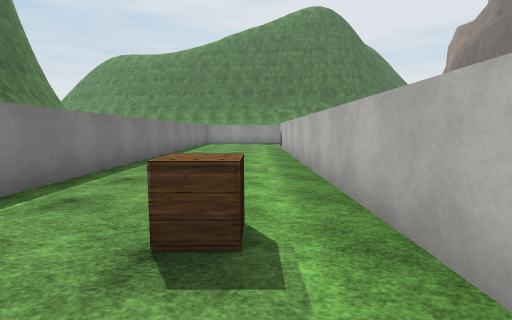
[1] (above)

24 first-person views from a walk through a 3-D level made in the Unity game engine. The camera is 1.4 m above the floor, tilts 6° down and sees 85° across. The floor is counted in squares, 2 m on a side. Each view is taken from the middle of a square. On the plan, view 1 faces up. The plan holds only what a view shows up to about 9 squares ahead; the rest is blank. The place goes on beyond the plan. The player is left out. Some surface patterns are stand-ins.

[2]
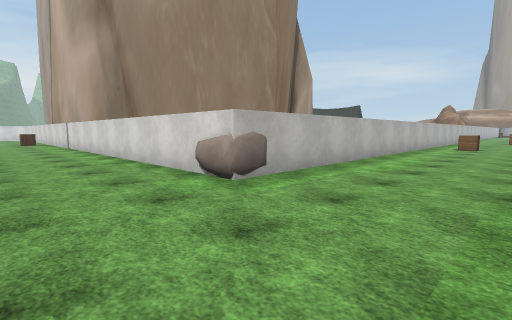

[3]
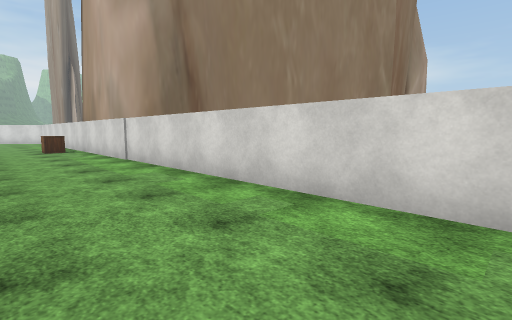

[4]
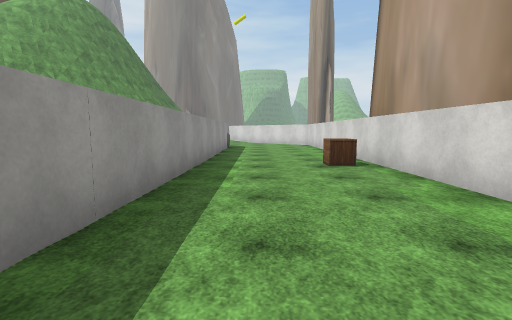

[5]
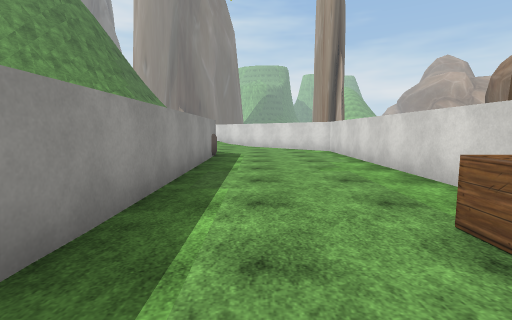

[6]
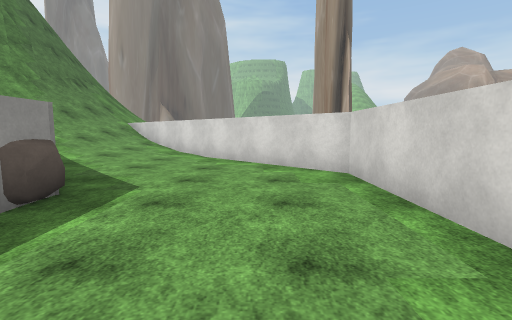

[7]
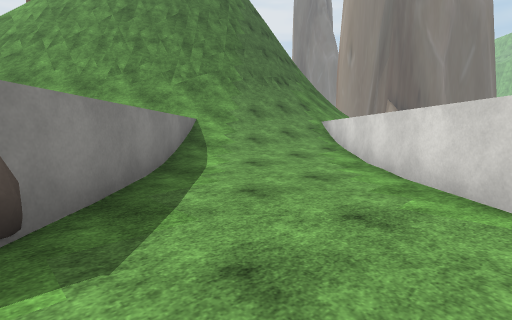

[8]
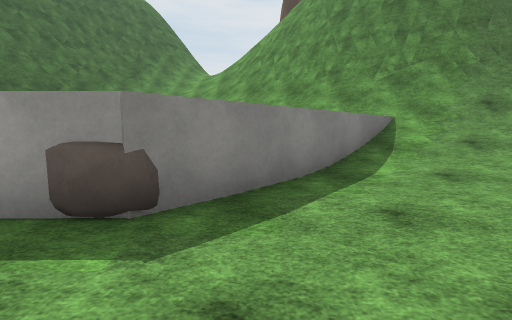

[9]
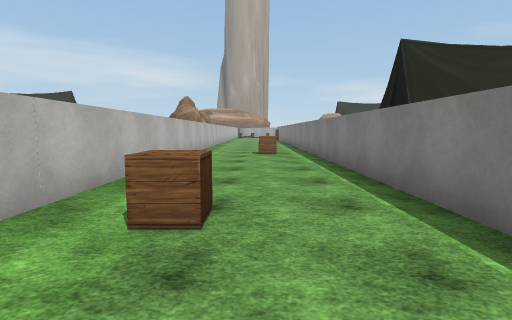

[10]
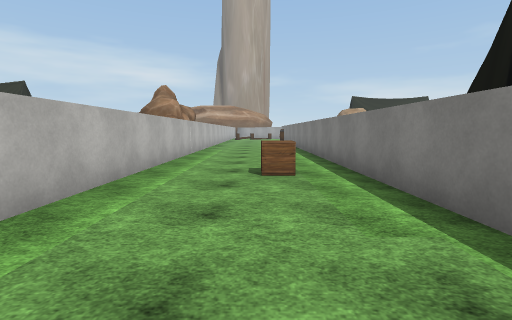

[11]
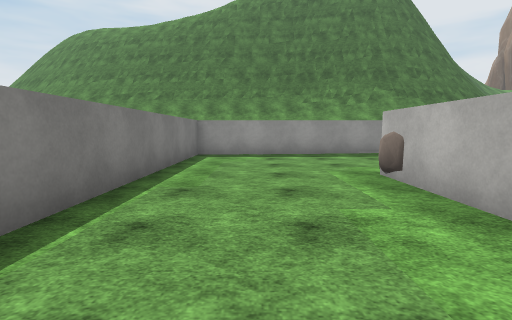

[12]
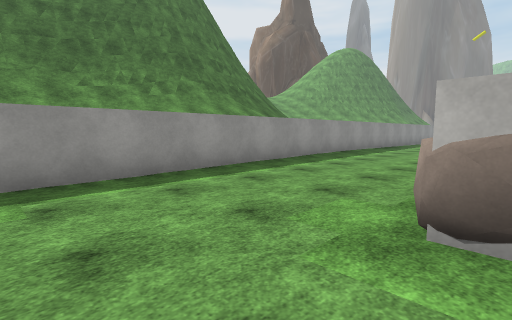

[13]
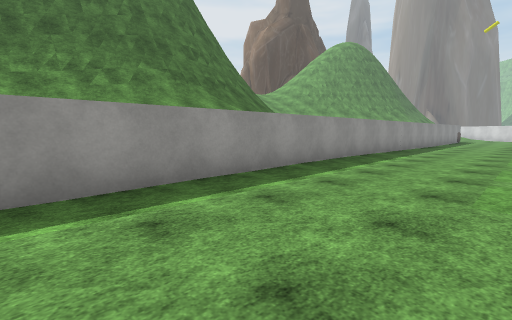

[14]
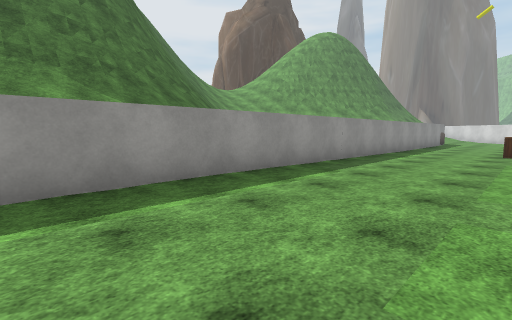

[15]
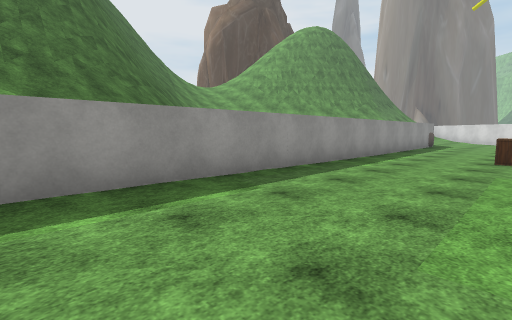

[16]
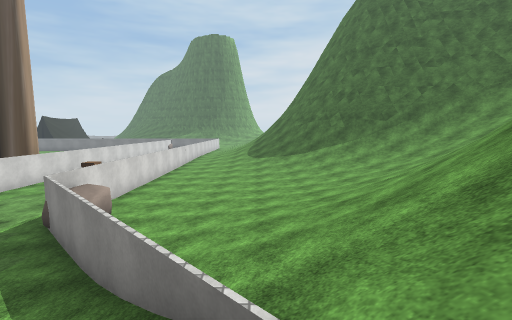

[17]
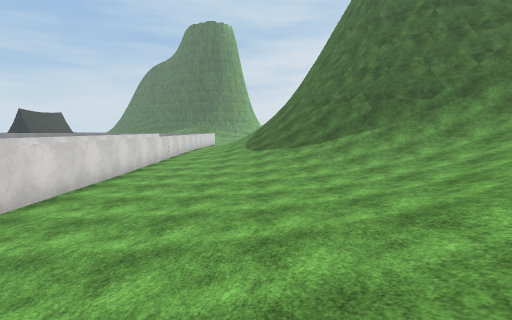

[18]
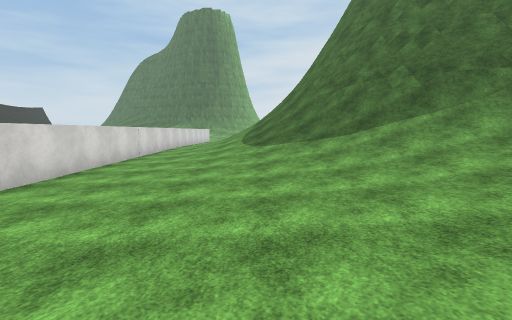

[19]
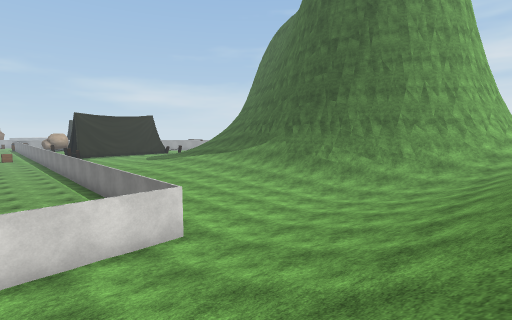

[20]
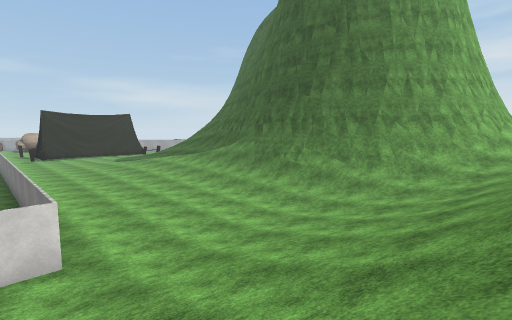

[21]
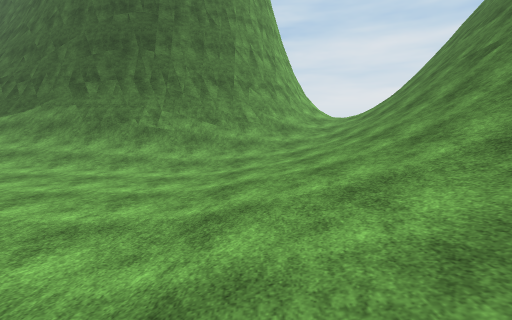

[22]
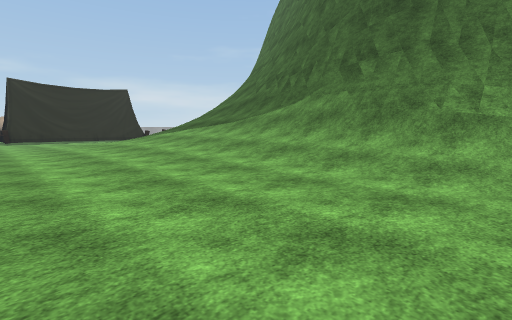

[23]
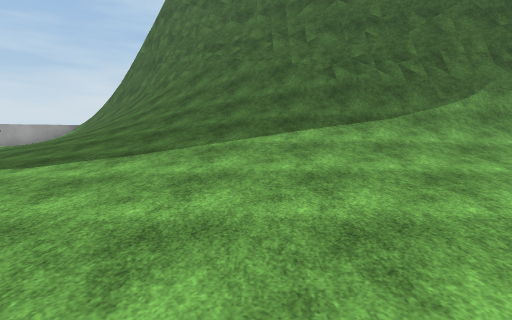

[24]
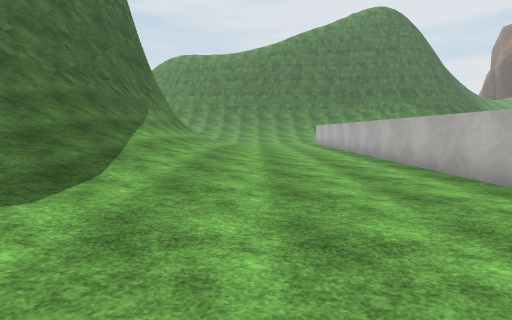

### Floor plan
Key: @ floor where view 1 was taken; # wall or solid block; x gap in a wall; . main floor; : floor 0.25 m higher than the main floor; / step, stairs or slope; = window, fence, low wall or low ledge; B box; R rock.
Columns run from 12 left of view 1 to 27 right of it. Each row starts with its distance up from view 1.
 23  ###                   ##//////////###
 22  =###       #####   ####////////////####
 21  //////     //########////////////////##
 20 ////////////////////////////////////////
 19 ///////////    //////  /////::://///////
 18 #///////////           ////:...////#=///
 17 ##///////////          //::.......##////
 16  #=///.......          :.........R#.://=
 15  ##//....#########################....#x
 14  ##//....#...........................##
 13  ##//:...#..........................##
 12  ##//:...#.................B.......##
 11  ##///:..#...RR#####################
 10  #=///:..#...#
  9 ##/////..#...#
  8 #//////..#...#
  7 #//////..#...#
  6 ///////..#...#
  5 ///////..#...#
  4 ///////..#...#
  3 //////:..#...#
  2 /////:...#..B#
  1 //// :.. #...#
  0 ///   .  #..@#
 -1          #...#
 -2          #...#
 -3          #...#
 -4          #...#
 -5          #.B.#
 -6          #...#
 -7          #...#
 -8          #...#
 -9          # ..#

Positions as (right, up) in squares from view 1, and headings:
1: (0, 0), facing up
2: (-2, 14), facing down-right
3: (4, 14), facing down-right
4: (9, 14), facing right
5: (13, 14), facing right
6: (18, 13), facing right
7: (21, 13), facing up-right
8: (22, 13), facing up
9: (-1, 4), facing down
10: (-1, 0), facing down
11: (-1, 7), facing up
12: (-1, 11), facing up-right
13: (1, 12), facing up-right
14: (5, 12), facing up-right
15: (7, 12), facing up-right
16: (26, 19), facing left
17: (23, 19), facing left
18: (20, 19), facing left
19: (0, 20), facing down-left
20: (-2, 20), facing down-left
21: (-2, 17), facing left
22: (-4, 15), facing down-left
23: (-4, 6), facing left
24: (-6, 0), facing up
